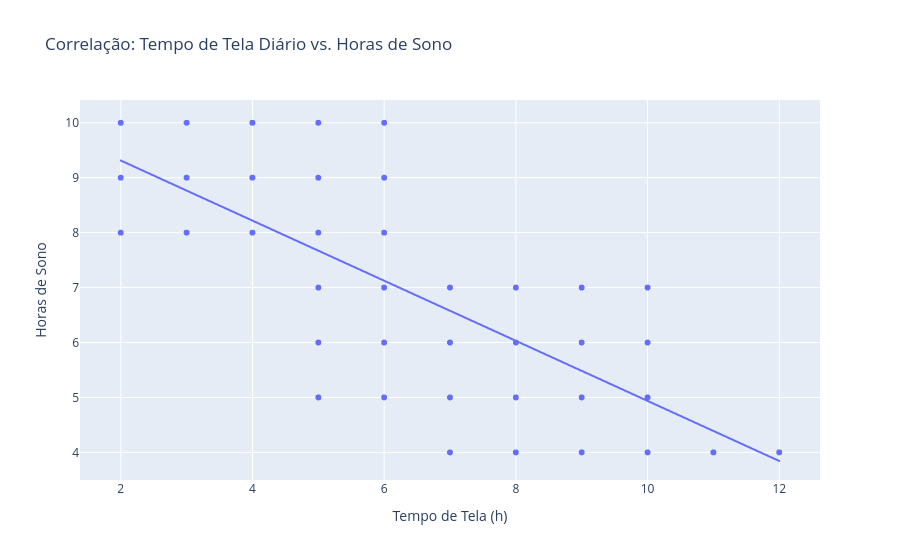

Notebook code cell kept with this figure:
### Code cell
fig3 = px.scatter(df, 
                 x='tempo_tela_diariamente', 
                 y='horas_sono', 
                 trendline="ols", 
                 title='Correlação: Tempo de Tela Diário vs. Horas de Sono',
                 labels={'horas_sono': 'Horas de Sono', 'tempo_tela_diariamente': 'Tempo de Tela (h)'})
fig3.show()

### Figure 1 — Plotly figure (JSON) as saved in the notebook; plotly's stock layout.template omitted (floating-point values rounded to 4 significant figures; data arrays with more than 128 entries replaced by an {"elided": "..."} marker saying what was removed)
{"data": [{"hovertemplate": "Tempo de Tela (h)=%{x}<br>Horas de Sono=%{y}<extra></extra>", "legendgroup": "", "marker": {"color": "#636efa", "symbol": "circle"}, "mode": "markers", "name": "", "showlegend": false, "type": "scattergl", "x": {"elided": "1100 int values"}, "xaxis": "x", "y": {"elided": "1100 int values"}, "yaxis": "y"}, {"hovertemplate": "<b>OLS trendline</b><br>horas_sono = -0.546938 * tempo_tela_diariamente + 10.4063<br>R<sup>2</sup>=0.534514<br><br>Tempo de Tela (h)=%{x}<br>Horas de Sono=%{y} <b>(trend)</b><extra></extra>", "legendgroup": "", "marker": {"color": "#636efa", "symbol": "circle"}, "mode": "lines", "name": "", "showlegend": false, "type": "scattergl", "x": {"elided": "1100 int values"}, "xaxis": "x", "y": {"elided": "1100 float values"}, "yaxis": "y"}], "layout": {"legend": {"tracegroupgap": 0}, "title": {"text": "Correlação: Tempo de Tela Diário vs. Horas de Sono"}, "xaxis": {"anchor": "y", "domain": [0, 1], "title": {"text": "Tempo de Tela (h)"}}, "yaxis": {"anchor": "x", "domain": [0, 1], "title": {"text": "Horas de Sono"}}}}
